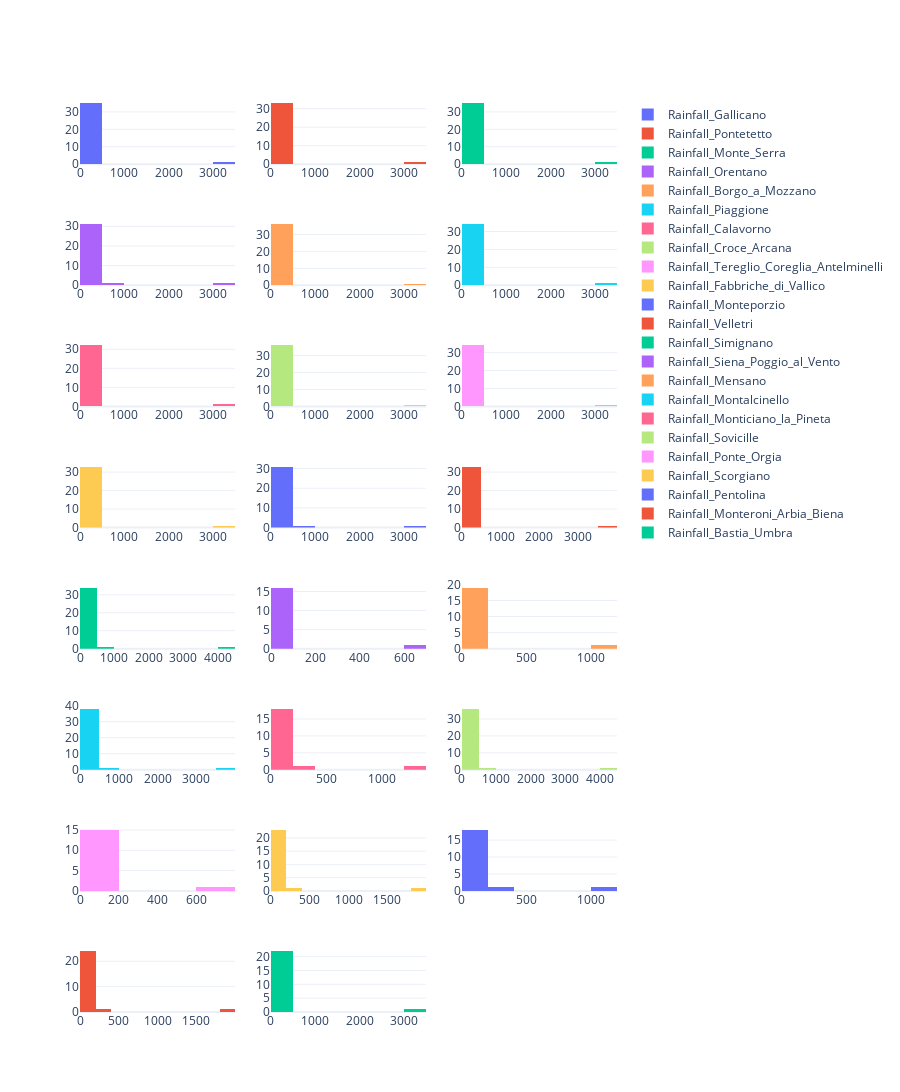

The notebook cell this image was saved under:
### Code cell
traces = [
    go.Histogram(
        x = rainfall_concat[Rainfall[i]].value_counts().unique(), 
        name=Rainfall[i]
    ) for i in range(len(Rainfall))
]

fig = make_subplots(rows=8, cols=3,subplot_titles=())
for i in range(len(traces)):
    fig.append_trace(
        traces[i], 
        (i // 3) + 1, 
        (i % 3) + 1
    )

fig.update_layout(
    template="plotly_white",
    height=1200
)

fig.show()

### Figure 1 — Plotly figure (JSON) as saved in the notebook; plotly's stock layout.template omitted (floating-point values rounded to 4 significant figures)
{"data": [{"name": "Rainfall_Gallicano", "type": "histogram", "x": [3210, 311, 92, 82, 65, 45, 44, 38, 36, 35, 31, 30, 29, 28, 27, 25, 22, 21, 19, 18, 17, 15, 14, 13, 12, 11, 10, 9, 8, 7, 6, 5, 4, 3, 2, 1], "xaxis": "x", "yaxis": "y"}, {"name": "Rainfall_Pontetetto", "type": "histogram", "x": [3350, 349, 110, 69, 60, 51, 43, 39, 38, 34, 29, 28, 24, 23, 20, 19, 18, 17, 16, 15, 14, 13, 12, 11, 10, 9, 8, 7, 6, 5, 4, 3, 2, 1], "xaxis": "x2", "yaxis": "y2"}, {"name": "Rainfall_Monte_Serra", "type": "histogram", "x": [3146, 365, 148, 91, 81, 58, 45, 38, 37, 32, 31, 29, 28, 27, 26, 25, 22, 21, 18, 17, 16, 15, 14, 13, 12, 11, 10, 9, 8, 7, 6, 5, 4, 3, 2, 1], "xaxis": "x3", "yaxis": "y3"}, {"name": "Rainfall_Orentano", "type": "histogram", "x": [3187, 520, 127, 76, 61, 53, 46, 36, 32, 30, 29, 28, 27, 26, 23, 20, 18, 16, 15, 14, 13, 12, 11, 10, 9, 8, 7, 6, 5, 4, 3, 2, 1], "xaxis": "x4", "yaxis": "y4"}, {"name": "Rainfall_Borgo_a_Mozzano", "type": "histogram", "x": [3293, 229, 97, 71, 62, 52, 49, 41, 40, 37, 33, 29, 26, 25, 24, 23, 22, 20, 19, 18, 17, 16, 15, 14, 13, 12, 11, 10, 9, 8, 7, 6, 5, 4, 3, 2, 1], "xaxis": "x5", "yaxis": "y5"}, {"name": "Rainfall_Piaggione", "type": "histogram", "x": [3204, 153, 89, 75, 51, 50, 43, 33, 32, 31, 29, 28, 25, 24, 23, 22, 19, 18, 17, 16, 15, 14, 13, 12, 11, 10, 9, 8, 7, 6, 5, 4, 3, 2, 1], "xaxis": "x6", "yaxis": "y6"}, {"name": "Rainfall_Calavorno", "type": "histogram", "x": [3091, 412, 121, 79, 57, 43, 39, 38, 36, 33, 32, 30, 29, 24, 23, 19, 18, 16, 15, 14, 13, 12, 11, 10, 9, 8, 7, 6, 5, 4, 3, 2, 1], "xaxis": "x7", "yaxis": "y7"}, {"name": "Rainfall_Croce_Arcana", "type": "histogram", "x": [3234, 264, 126, 106, 92, 86, 60, 52, 45, 42, 40, 39, 37, 34, 33, 31, 27, 22, 21, 19, 18, 16, 15, 14, 13, 12, 11, 10, 9, 8, 7, 6, 5, 4, 3, 2, 1], "xaxis": "x8", "yaxis": "y8"}, {"name": "Rainfall_Tereglio_Coreglia_Antelminelli", "type": "histogram", "x": [3141, 330, 98, 82, 63, 49, 48, 44, 40, 36, 32, 30, 29, 28, 26, 25, 24, 23, 20, 17, 15, 14, 13, 12, 11, 10, 9, 8, 7, 6, 5, 4, 3, 2, 1], "xaxis": "x9", "yaxis": "y9"}, {"name": "Rainfall_Fabbriche_di_Vallico", "type": "histogram", "x": [3026, 335, 117, 74, 62, 50, 46, 41, 40, 32, 29, 28, 27, 26, 25, 22, 21, 19, 17, 15, 14, 13, 12, 11, 10, 9, 8, 7, 6, 5, 4, 3, 2, 1], "xaxis": "x10", "yaxis": "y10"}, {"name": "Rainfall_Monteporzio", "type": "histogram", "x": [3184, 604, 196, 76, 67, 48, 43, 42, 41, 36, 32, 24, 23, 22, 21, 20, 19, 17, 15, 14, 13, 12, 11, 10, 9, 8, 7, 6, 5, 4, 3, 2, 1], "xaxis": "x11", "yaxis": "y11"}, {"name": "Rainfall_Velletri", "type": "histogram", "x": [3572, 332, 81, 65, 47, 39, 36, 32, 27, 25, 24, 23, 22, 21, 20, 19, 18, 17, 16, 15, 14, 13, 12, 11, 10, 9, 8, 7, 6, 5, 4, 3, 2, 1], "xaxis": "x12", "yaxis": "y12"}, {"name": "Rainfall_Simignano", "type": "histogram", "x": [4164, 685, 177, 93, 70, 67, 58, 54, 46, 39, 38, 36, 30, 26, 24, 22, 21, 20, 19, 18, 17, 16, 15, 13, 12, 11, 10, 9, 8, 7, 6, 5, 4, 3, 2, 1], "xaxis": "x13", "yaxis": "y13"}, {"name": "Rainfall_Siena_Poggio_al_Vento", "type": "histogram", "x": [612, 40, 16, 15, 14, 13, 11, 10, 9, 8, 7, 6, 5, 4, 3, 2, 1], "xaxis": "x14", "yaxis": "y14"}, {"name": "Rainfall_Mensano", "type": "histogram", "x": [1111, 111, 50, 28, 25, 19, 16, 15, 13, 12, 11, 9, 8, 7, 6, 5, 4, 3, 2, 1], "xaxis": "x15", "yaxis": "y15"}, {"name": "Rainfall_Montalcinello", "type": "histogram", "x": [3926, 697, 228, 102, 64, 57, 48, 46, 45, 44, 40, 38, 34, 32, 30, 29, 28, 26, 25, 22, 21, 20, 19, 18, 16, 15, 14, 13, 12, 11, 10, 9, 8, 7, 6, 5, 4, 3, 2, 1], "xaxis": "x16", "yaxis": "y16"}, {"name": "Rainfall_Monticiano_la_Pineta", "type": "histogram", "x": [1267, 264, 76, 33, 23, 21, 20, 16, 12, 11, 10, 9, 8, 7, 6, 5, 4, 3, 2, 1], "xaxis": "x17", "yaxis": "y17"}, {"name": "Rainfall_Sovicille", "type": "histogram", "x": [4271, 575, 150, 91, 65, 64, 52, 46, 44, 43, 39, 36, 33, 30, 29, 25, 24, 23, 21, 20, 19, 18, 17, 16, 15, 14, 12, 11, 10, 9, 8, 7, 6, 5, 4, 3, 2, 1], "xaxis": "x18", "yaxis": "y18"}, {"name": "Rainfall_Ponte_Orgia", "type": "histogram", "x": [705, 184, 41, 17, 16, 13, 12, 9, 8, 7, 6, 5, 4, 3, 2, 1], "xaxis": "x19", "yaxis": "y19"}, {"name": "Rainfall_Scorgiano", "type": "histogram", "x": [1801, 347, 76, 51, 42, 35, 22, 20, 19, 18, 16, 15, 14, 12, 11, 10, 9, 8, 7, 6, 5, 4, 3, 2, 1], "xaxis": "x20", "yaxis": "y20"}, {"name": "Rainfall_Pentolina", "type": "histogram", "x": [1133, 257, 100, 36, 24, 21, 17, 16, 14, 12, 10, 9, 8, 7, 6, 5, 4, 3, 2, 1], "xaxis": "x21", "yaxis": "y21"}, {"name": "Rainfall_Monteroni_Arbia_Biena", "type": "histogram", "x": [1841, 398, 86, 41, 38, 29, 27, 26, 20, 19, 17, 15, 14, 13, 12, 11, 10, 9, 8, 7, 6, 5, 4, 3, 2, 1], "xaxis": "x22", "yaxis": "y22"}, {"name": "Rainfall_Bastia_Umbra", "type": "histogram", "x": [3147, 139, 64, 46, 42, 28, 22, 19, 17, 15, 14, 13, 11, 10, 9, 8, 7, 6, 5, 4, 3, 2, 1], "xaxis": "x23", "yaxis": "y23"}], "layout": {"height": 1200, "xaxis": {"anchor": "y", "domain": [0.0, 0.2889]}, "xaxis10": {"anchor": "y10", "domain": [0.0, 0.2889]}, "xaxis11": {"anchor": "y11", "domain": [0.3556, 0.6444]}, "xaxis12": {"anchor": "y12", "domain": [0.7111, 1.0]}, "xaxis13": {"anchor": "y13", "domain": [0.0, 0.2889]}, "xaxis14": {"anchor": "y14", "domain": [0.3556, 0.6444]}, "xaxis15": {"anchor": "y15", "domain": [0.7111, 1.0]}, "xaxis16": {"anchor": "y16", "domain": [0.0, 0.2889]}, "xaxis17": {"anchor": "y17", "domain": [0.3556, 0.6444]}, "xaxis18": {"anchor": "y18", "domain": [0.7111, 1.0]}, "xaxis19": {"anchor": "y19", "domain": [0.0, 0.2889]}, "xaxis2": {"anchor": "y2", "domain": [0.3556, 0.6444]}, "xaxis20": {"anchor": "y20", "domain": [0.3556, 0.6444]}, "xaxis21": {"anchor": "y21", "domain": [0.7111, 1.0]}, "xaxis22": {"anchor": "y22", "domain": [0.0, 0.2889]}, "xaxis23": {"anchor": "y23", "domain": [0.3556, 0.6444]}, "xaxis24": {"anchor": "y24", "domain": [0.7111, 1.0]}, "xaxis3": {"anchor": "y3", "domain": [0.7111, 1.0]}, "xaxis4": {"anchor": "y4", "domain": [0.0, 0.2889]}, "xaxis5": {"anchor": "y5", "domain": [0.3556, 0.6444]}, "xaxis6": {"anchor": "y6", "domain": [0.7111, 1.0]}, "xaxis7": {"anchor": "y7", "domain": [0.0, 0.2889]}, "xaxis8": {"anchor": "y8", "domain": [0.3556, 0.6444]}, "xaxis9": {"anchor": "y9", "domain": [0.7111, 1.0]}, "yaxis": {"anchor": "x", "domain": [0.9297, 1.0]}, "yaxis10": {"anchor": "x10", "domain": [0.5312, 0.6016]}, "yaxis11": {"anchor": "x11", "domain": [0.5312, 0.6016]}, "yaxis12": {"anchor": "x12", "domain": [0.5312, 0.6016]}, "yaxis13": {"anchor": "x13", "domain": [0.3984, 0.4688]}, "yaxis14": {"anchor": "x14", "domain": [0.3984, 0.4688]}, "yaxis15": {"anchor": "x15", "domain": [0.3984, 0.4688]}, "yaxis16": {"anchor": "x16", "domain": [0.2656, 0.3359]}, "yaxis17": {"anchor": "x17", "domain": [0.2656, 0.3359]}, "yaxis18": {"anchor": "x18", "domain": [0.2656, 0.3359]}, "yaxis19": {"anchor": "x19", "domain": [0.1328, 0.2031]}, "yaxis2": {"anchor": "x2", "domain": [0.9297, 1.0]}, "yaxis20": {"anchor": "x20", "domain": [0.1328, 0.2031]}, "yaxis21": {"anchor": "x21", "domain": [0.1328, 0.2031]}, "yaxis22": {"anchor": "x22", "domain": [0.0, 0.07031]}, "yaxis23": {"anchor": "x23", "domain": [0.0, 0.07031]}, "yaxis24": {"anchor": "x24", "domain": [0.0, 0.07031]}, "yaxis3": {"anchor": "x3", "domain": [0.9297, 1.0]}, "yaxis4": {"anchor": "x4", "domain": [0.7969, 0.8672]}, "yaxis5": {"anchor": "x5", "domain": [0.7969, 0.8672]}, "yaxis6": {"anchor": "x6", "domain": [0.7969, 0.8672]}, "yaxis7": {"anchor": "x7", "domain": [0.6641, 0.7344]}, "yaxis8": {"anchor": "x8", "domain": [0.6641, 0.7344]}, "yaxis9": {"anchor": "x9", "domain": [0.6641, 0.7344]}}}
